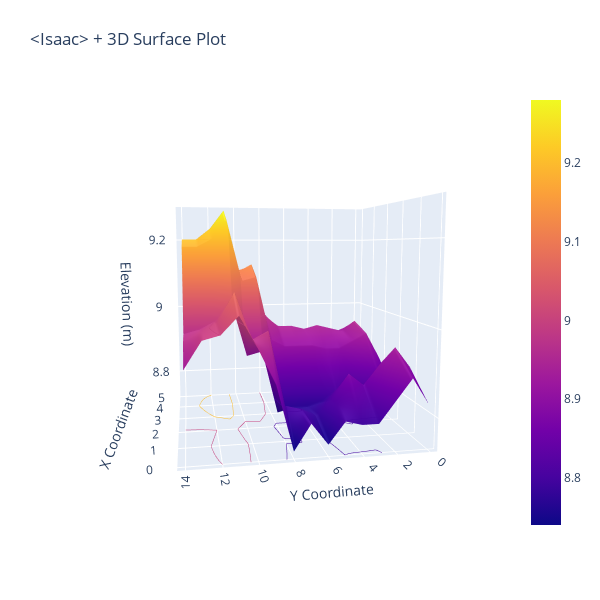

Write notebook code for a chart like this one.
### Code cell
# Your code
import plotly.graph_objects as go
import numpy as np

# Create a Figure with a Surface plot
fig = go.Figure(data=[go.Surface(z=z1)])

# Update the surface trace
fig.update_traces(
    contours_z=dict(
        show=True,
        usecolormap=True,
        highlightcolor="blue",
        project_z=True
    )
)

# Update layout
fig.update_layout(
    title="<Isaac> + 3D Surface Plot",
    scene=dict(
        xaxis_title="X Coordinate",
        yaxis_title="Y Coordinate",
        zaxis_title="Elevation (m)",
        camera_eye=dict(x=0, y=0, z=2)
    ),
    width=600,
    height=600,
    margin=dict(l=65, r=50, b=65, t=90)
)

# Display the figure
fig.show()

### Figure 1 — Plotly figure (JSON) as saved in the notebook; plotly's stock layout.template omitted (floating-point values rounded to 4 significant figures)
{"data": [{"contours": {"z": {"highlightcolor": "blue", "project": {"z": true}, "show": true, "usecolormap": true}}, "type": "surface", "z": [[8.83, 8.89, 8.81, 8.87, 8.9, 8.87], [8.89, 8.94, 8.85, 8.94, 8.96, 8.92], [8.84, 8.9, 8.82, 8.92, 8.93, 8.91], [8.79, 8.85, 8.79, 8.9, 8.94, 8.92], [8.79, 8.88, 8.81, 8.9, 8.95, 8.92], [8.8, 8.82, 8.78, 8.91, 8.94, 8.92], [8.75, 8.78, 8.77, 8.91, 8.95, 8.92], [8.8, 8.8, 8.77, 8.91, 8.95, 8.94], [8.74, 8.81, 8.76, 8.93, 8.98, 8.99], [8.89, 8.99, 8.92, 9.1, 9.13, 9.11], [8.97, 8.97, 8.91, 9.09, 9.11, 9.11], [9.04, 9.08, 9.05, 9.25, 9.28, 9.27], [9, 9.01, 9, 9.2, 9.23, 9.2], [8.99, 8.99, 8.98, 9.18, 9.2, 9.19], [8.93, 8.97, 8.97, 9.18, 9.2, 9.18]]}], "layout": {"height": 600, "margin": {"b": 65, "l": 65, "r": 50, "t": 90}, "scene": {"aspectmode": "auto", "aspectratio": {"x": 1, "y": 1, "z": 1}, "camera": {"center": {"x": 0, "y": 0, "z": 0}, "eye": {"x": -2.383, "y": 0.4472, "z": 0.3021}, "projection": {"type": "perspective"}, "up": {"x": -3.619e-19, "y": -6.648e-18, "z": 1}}, "xaxis": {"title": {"text": "X Coordinate"}}, "yaxis": {"title": {"text": "Y Coordinate"}}, "zaxis": {"title": {"text": "Elevation (m)"}, "type": "linear"}}, "title": {"text": "<Isaac> + 3D Surface Plot"}, "width": 600}}
